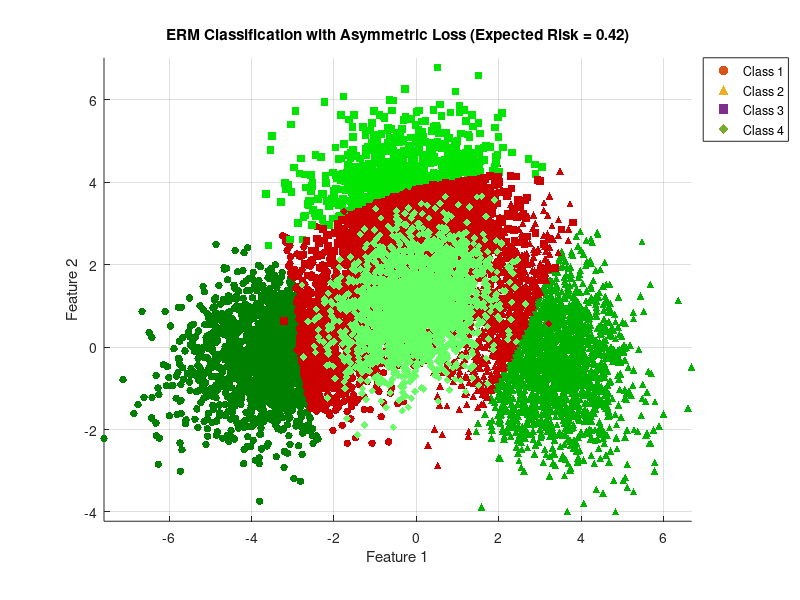

MATLAB code to generate this figure:
% Author: Anthony Yalong
% NUID: 002156860

%% SETUP
clear all; close all;

% random seed
rng(42);

% class setup
priors = [0.25; 0.25; 0.25; 0.25];
K = 4;

% class means
mu = cell(K, 1);
mu{1} = [-3; 0];
mu{2} = [3; 0];
mu{3} = [0; 3];
mu{4} = [0; 1];

% covariance matrices
Sigma = cell(K, 1);
Sigma{1} = [1.5, 0.3; 0.3, 1];
Sigma{2} = [1, -0.3; -0.3, 1.5];
Sigma{3} = [1.2, 0; 0, 1.2];
Sigma{4} = [0.8, 0.2; 0.2, 0.8];

%% GENERATE DATA
N = 10000;
d = length(mu{1});
X = zeros(N, d);
labels = zeros(N, 1);
for i = 1:N
    u = rand();
    if u < priors(1)
        class = 1;
    elseif u < sum(priors(1:2))
        class = 2;
    elseif u < sum(priors(1:3))
        class = 3;
    else
        class = 4;
    end
    % generate sample from selected class
    X(i, :) = mvnrnd(mu{class}', Sigma{class});
    labels(i) = class;
end

%%  ASYMMETRIC LOSS MATRIX
Lambda = [0,  10, 10, 100;
          1,  0,  10, 100;
          1,  1,  0,  100;
          1,  1,  1,  0];

%% ERM CLASSIFIER
% compute likelihood
likelihoods = zeros(N, K);
for k = 1:K
    likelihoods(:, k) = mvnpdf(X, mu{k}', Sigma{k});
end

% unnormalized posteriors
posteriors = likelihoods .* repmat(priors', N, 1);

% compute risk for each decision
risks = zeros(N, K);
for d = 1:K
    for l = 1:K
        risks(:, d) = risks(:, d) + Lambda(d, l) * posteriors(:, l);
    end
end

% ERM decision
[~, decisions_ERM] = min(risks, [], 2);

%% CONFUSION MATRIX
confusion_ERM = zeros(K, K);
for true_class = 1:K
    for decided_class = 1:K
        count = sum(decisions_ERM == decided_class & labels == true_class);
        confusion_ERM(decided_class, true_class) = count / sum(labels == true_class);
    end
end

fprintf('Confusion Matrix with Asymmetric Loss:\n');
fprintf('        L=1     L=2     L=3     L=4\n');
for d = 1:K
    fprintf('D=%d   ', d);
    for l = 1:K
        fprintf('%.4f  ', confusion_ERM(d, l));
    end
    fprintf('\n');
end

%% CALCULATE EXPECTED RISK
expected_risk = 0;
for d = 1:K
    for l = 1:K
        count = sum(decisions_ERM == d & labels == l);
        expected_risk = expected_risk + Lambda(d, l) * count;
    end
end
expected_risk = expected_risk / N;

fprintf('\nExpected Risk = %.4f\n', expected_risk);

% class 4 stats
fprintf('\nClass 4 Protection Analysis:\n');
fprintf('Class 4 correctly classified: %.2f%%\n', confusion_ERM(4,4)*100);
fprintf('Class 4 misclassified: %.2f%%\n', (1-confusion_ERM(4,4))*100);

class4_ERM = sum(decisions_ERM == 4);
fprintf('Samples classified as Class 4: %d (%.1f%%)\n', class4_ERM, 100*class4_ERM/N);

%% VISUALIZATION
figure();

% markers
markers = {'o', '^', 's', 'd'};

% green shades
greens = [0.0 0.5 0.0;
          0.0 0.7 0.0;
          0.0 0.9 0.0;
          0.4 1.0 0.4];

% red shade
red = [0.8 0.0 0.0];

% plot each class
for k = 1:K
    idx_class = (labels == k);
    
    % correct
    idx_correct = idx_class & (decisions_ERM == k);
    if any(idx_correct)
        scatter(X(idx_correct,1), X(idx_correct,2), 30, greens(k,:), markers{k}, 'filled');
        hold on;
    end
    
    % incorrect
    idx_wrong = idx_class & (decisions_ERM ~= k);
    if any(idx_wrong)
        scatter(X(idx_wrong,1), X(idx_wrong,2), 30, red, markers{k}, 'filled');
        hold on;
    end
end

% plot info
xlabel('Feature 1');
ylabel('Feature 2');
title(sprintf('ERM Classification with Asymmetric Loss (Expected Risk = %.2f)', expected_risk));
grid on;
axis equal;

% legend
h1 = scatter(NaN, NaN, 50, greens(1,:), 'o', 'filled');
h2 = scatter(NaN, NaN, 50, greens(2,:), '^', 'filled');
h3 = scatter(NaN, NaN, 50, greens(3,:), 's', 'filled');
h4 = scatter(NaN, NaN, 50, greens(4,:), 'd', 'filled');
legend([h1 h2 h3 h4], {'Class 1', 'Class 2', 'Class 3', 'Class 4'}, 'Location', 'bestoutside');